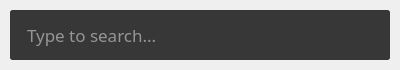
<?xml version="1.0" encoding="UTF-8"?>
<ui version="4.0">
 <class>MainWindow</class>
 <widget class="QMainWindow" name="MainWindow">
  <property name="windowModality">
   <enum>Qt::ApplicationModal</enum>
  </property>
  <property name="geometry">
   <rect>
    <x>0</x>
    <y>0</y>
    <width>400</width>
    <height>70</height>
   </rect>
  </property>
  <property name="sizePolicy">
   <sizepolicy hsizetype="Expanding" vsizetype="Expanding">
    <horstretch>0</horstretch>
    <verstretch>0</verstretch>
   </sizepolicy>
  </property>
  <property name="minimumSize">
   <size>
    <width>400</width>
    <height>70</height>
   </size>
  </property>
  <property name="contextMenuPolicy">
   <enum>Qt::NoContextMenu</enum>
  </property>
  <property name="windowTitle">
   <string>MainWindow</string>
  </property>
  <property name="autoFillBackground">
   <bool>false</bool>
  </property>
  <property name="styleSheet">
   <string notr="true">QMainWindow {
	background: none;
}</string>
  </property>
  <widget class="QWidget" name="centralWidget">
   <property name="sizePolicy">
    <sizepolicy hsizetype="Expanding" vsizetype="Expanding">
     <horstretch>0</horstretch>
     <verstretch>0</verstretch>
    </sizepolicy>
   </property>
   <property name="minimumSize">
    <size>
     <width>400</width>
     <height>0</height>
    </size>
   </property>
   <property name="styleSheet">
    <string notr="true"/>
   </property>
   <layout class="QVBoxLayout" name="verticalLayout" stretch="0">
    <property name="spacing">
     <number>0</number>
    </property>
    <property name="leftMargin">
     <number>10</number>
    </property>
    <property name="topMargin">
     <number>10</number>
    </property>
    <property name="rightMargin">
     <number>10</number>
    </property>
    <property name="bottomMargin">
     <number>10</number>
    </property>
    <item>
     <widget class="QWidget" name="wrapper" native="true">
      <property name="sizePolicy">
       <sizepolicy hsizetype="Expanding" vsizetype="Expanding">
        <horstretch>0</horstretch>
        <verstretch>0</verstretch>
       </sizepolicy>
      </property>
      <property name="minimumSize">
       <size>
        <width>0</width>
        <height>0</height>
       </size>
      </property>
      <property name="maximumSize">
       <size>
        <width>16777215</width>
        <height>16777215</height>
       </size>
      </property>
      <property name="styleSheet">
       <string notr="true">QWidget {
	border-radius: 3px;
	background: #373737;
}</string>
      </property>
      <layout class="QVBoxLayout" name="verticalLayout_2">
       <property name="spacing">
        <number>0</number>
       </property>
       <property name="leftMargin">
        <number>0</number>
       </property>
       <property name="topMargin">
        <number>0</number>
       </property>
       <property name="rightMargin">
        <number>0</number>
       </property>
       <property name="bottomMargin">
        <number>0</number>
       </property>
       <item>
        <widget class="QWidget" name="searchInputWrapper" native="true">
         <property name="sizePolicy">
          <sizepolicy hsizetype="Preferred" vsizetype="Fixed">
           <horstretch>0</horstretch>
           <verstretch>0</verstretch>
          </sizepolicy>
         </property>
         <property name="minimumSize">
          <size>
           <width>0</width>
           <height>50</height>
          </size>
         </property>
         <layout class="QVBoxLayout" name="verticalLayout_3">
          <property name="leftMargin">
           <number>15</number>
          </property>
          <property name="topMargin">
           <number>10</number>
          </property>
          <property name="rightMargin">
           <number>15</number>
          </property>
          <property name="bottomMargin">
           <number>10</number>
          </property>
          <item>
           <widget class="QLineEdit" name="searchInput">
            <property name="sizePolicy">
             <sizepolicy hsizetype="Expanding" vsizetype="Expanding">
              <horstretch>0</horstretch>
              <verstretch>0</verstretch>
             </sizepolicy>
            </property>
            <property name="minimumSize">
             <size>
              <width>0</width>
              <height>0</height>
             </size>
            </property>
            <property name="maximumSize">
             <size>
              <width>16777215</width>
              <height>50</height>
             </size>
            </property>
            <property name="font">
             <font>
              <family>Fira Code</family>
              <pointsize>13</pointsize>
             </font>
            </property>
            <property name="contextMenuPolicy">
             <enum>Qt::NoContextMenu</enum>
            </property>
            <property name="layoutDirection">
             <enum>Qt::LeftToRight</enum>
            </property>
            <property name="styleSheet">
             <string notr="true">QLineEdit {
	background: transparent;
	border: none;
	color: rgb(243, 243, 243);
}</string>
            </property>
            <property name="placeholderText">
             <string>Type to search...</string>
            </property>
           </widget>
          </item>
         </layout>
        </widget>
       </item>
       <item>
        <widget class="QListWidget" name="entryList">
         <property name="styleSheet">
          <string notr="true">QListWidget#entryList {
	border-radius: 10px;
	background-color: transparent;
}
</string>
         </property>
        </widget>
       </item>
      </layout>
     </widget>
    </item>
   </layout>
  </widget>
 </widget>
 <layoutdefault spacing="6" margin="11"/>
 <resources/>
 <connections/>
</ui>
